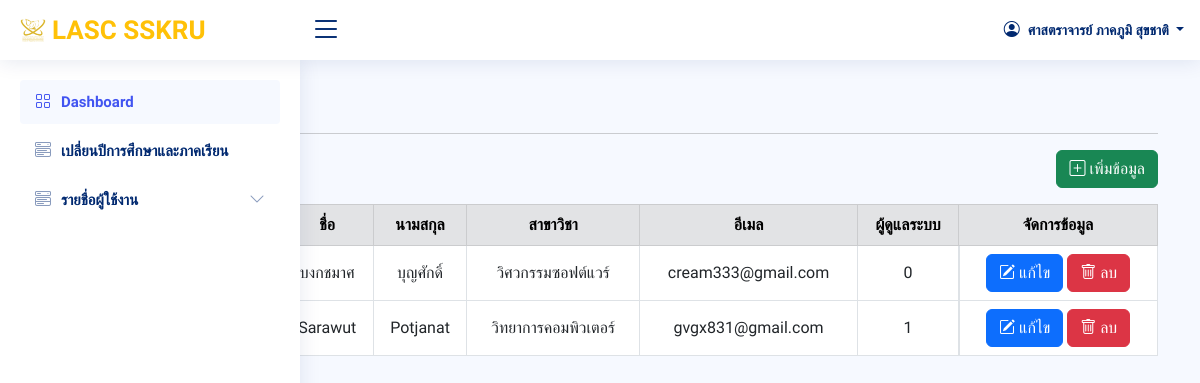
The page /index_admin.php?page=admin/officer (signed in) on the database as committed earlier.
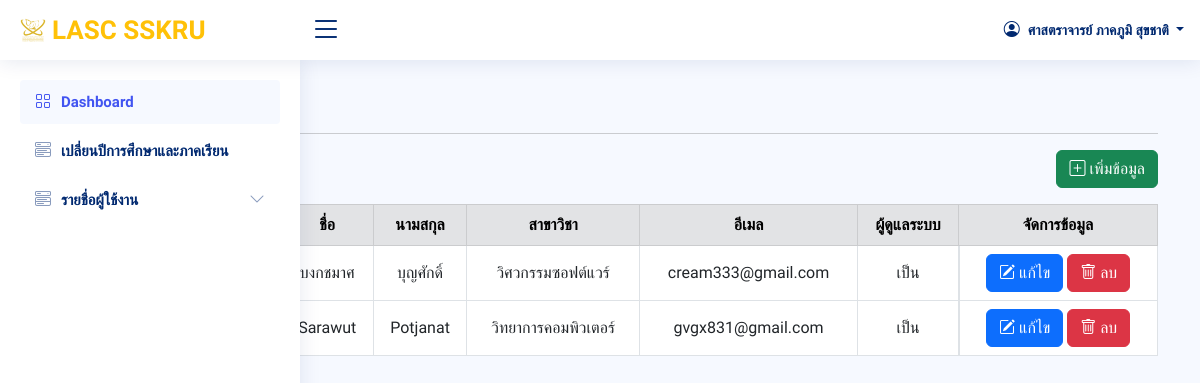
The same page on the database as committed later.
### tables this page shows
CREATE TABLE `users` (
  `userId` int(20) NOT NULL,
  `academic_rank` varchar(50) NOT NULL,
  `nametitle` varchar(50) NOT NULL,
  `firstname` varchar(50) NOT NULL,
  `lastname` varchar(50) NOT NULL,
  `branch` varchar(50) NOT NULL,
  `email` varchar(50) NOT NULL,
  `password` varchar(255) NOT NULL,
  `urole` varchar(50) NOT NULL,
  `isAdmin` varchar(10) NOT NULL,
  `created_at` timestamp NOT NULL DEFAULT current_timestamp()
);

### index_admin.php (the view, shortened to what this page needs)
<?php
  require_once 'config/db.php';
  $userId = $_SESSION['userId'];
  if (isset($_SESSION['userId'])) {
    $stmt = $conn->query("SELECT * FROM users WHERE userId = '$userId'");
    $stmt->execute();
    $row = $stmt->fetch(PDO::FETCH_ASSOC);
  }
?>
<!DOCTYPE html>
<html lang="en">
<head>
  <link href="assets/vendor/bootstrap/css/bootstrap.min.css" rel="stylesheet">
  <link href="assets/vendor/bootstrap-icons/bootstrap-icons.css" rel="stylesheet">
  <link href="assets/vendor/boxicons/css/boxicons.min.css" rel="stylesheet">
  <link href="assets/vendor/quill/quill.snow.css" rel="stylesheet">
  <link href="assets/vendor/quill/quill.bubble.css" rel="stylesheet">
  <link href="assets/vendor/remixicon/remixicon.css" rel="stylesheet">
  <link href="assets/vendor/simple-datatables/style.css" rel="stylesheet">
  <link href="assets/css/style.css" rel="stylesheet">
</head>
<body>
  <header id="header" class="header fixed-top d-flex align-items-center">
    <div class="d-flex align-items-center justify-content-between">
      <a class="logo d-flex align-items-center">
        <img src="assets/img/logo_lasc1.png" alt="โลโก้คณะ">
        <span class="d-none d-lg-block" style="color: #ffc107;">LASC SSKRU</span>
      </a>
      <i class="bi bi-list toggle-sidebar-btn"></i>
    </div>
    <nav class="header-nav ms-auto">
      <ul class="d-flex align-items-center">
        <li class="nav-item dropdown pe-3">
          <a class="nav-link nav-profile d-flex align-items-center pe-0" href="#" data-bs-toggle="dropdown">
          <i class="bi bi-person-circle"></i>
            <span class="d-none d-md-block dropdown-toggle ps-2">
            <?php
                if($row['academic_rank'] == 'ไม่มี'){
                    echo  ' ' . $row['nametitle'] . ' ' .  $row['firstname'] . ' ' . $row['lastname'];
                }elseif($row['academic_rank'] == 'ศาสตราจารย์'){
                    echo $row['academic_rank'] . ' ' .  $row['firstname'] . ' ' . $row['lastname'];
                }elseif(($row['academic_rank'] == 'รองศาสตราจารย์' or $row['academic_rank'] == 'ผู้ช่วยศาสตราจารย์') and $row['nametitle'] == "ดร." ){
                    echo $row['academic_rank'] . ' ' . $row['nametitle'] . ' ' .  $row['firstname'] . ' ' . $row['lastname'];
                }else {
                    echo $row['academic_rank'] . ' ' .  $row['firstname'] . ' ' . $row['lastname'];
                }
            ?>
            </span>
          </a>
        </li>
      </ul>
    </nav>
  </header>
  <aside id="sidebar" class="sidebar">
    <ul class="sidebar-nav" id="sidebar-nav">
      <li class="nav-item">
        <a class="nav-link " href="index_admin.php?page=admin/dashboard">
          <i class="bi bi-grid"></i>
          <span>Dashboard</span>
        </a>
      </li>
      <li class="nav-item">
        <a class="nav-link collapsed" href="index_admin.php?page=admin/change_term_year">
          <i class="bi bi-menu-button-wide"></i>
          <span>เปลี่ยนปีการศึกษาและภาคเรียน</span>
        </a>
      </li>
      <li class="nav-item">
        <a class="nav-link collapsed" data-bs-target="#components-nav1" data-bs-toggle="collapse" href="#">
          <i class="bi bi-menu-button-wide"></i><span>รายชื่อผู้ใช้งาน</span><i class="bi bi-chevron-down ms-auto"></i>
        </a>
      </li>
    </ul>
  </aside>
  <main>
    <br>
    <br>
    <br>
    <?php
    $page = $_GET['page'];
    include $page . ('.php');
    ?>
  </main>
</body>
</html>

### admin/officer.php (shortened to what this page needs)
<?php
    require_once "config/db.php";
?>
<div class="container">
    <div class="pagetitle mt-3">
        <h1>รายชื่อเจ้าหน้าที่</h1>
    </div>
    <hr>
    <div class="d-flex justify-content-end">
        <button class="btn btn-success mb-3" type="button" data-bs-toggle="modal" data-bs-target="#largeModal">
            <div class="icon d-flex">
                <i class="bi bi-plus-square"></i> &nbsp;
                <div class="label">เพิ่มข้อมูล</div>
            </div>
        </button>
    </div>
    <table class="table table-bordered text-center align-middle">
        <thead class="align-middle table-secondary">
            <tr>
                <th scope="col">ตำแหน่ง</th>
                <th scope="col">คำนำหน้า</th>
                <th scope="col">ชื่อ</th>
                <th scope="col">นามสกุล</th>
                <th scope="col">สาขาวิชา</th>
                <th scope="col">อีเมล</th>
                <th scope="col">ผู้ดูแลระบบ</th>
                <th scope="col">จัดการข้อมูล</th>
            </tr>
        </thead>
        <tbody>
            <?php
                $stmt = $conn->query("SELECT * FROM users WHERE urole = 'officer'");
                $stmt->execute();
                $personal = $stmt->fetchAll();
                if (!$personal) {
                    echo "<tr><td colspan='8' class='text-center'>ไม่มีข้อมูล</td></tr>";
                } else {
                    foreach ($personal as $per) {
            ?>
                        <tr>
                            <td style="white-space: nowrap;"><?= $per['academic_rank']; ?></td>
                            <td><?= $per['nametitle']; ?></td>
                            <td><?= $per['firstname']; ?></td>
                            <td><?= $per['lastname']; ?></td>
                            <td><?= $per['branch']; ?></td>
                            <td><?= $per['email']; ?></td>
                            <td><?= $per['isAdmin']; ?></td>
                            <td class="d-flex justify-content-center">
                                <a href="?page=admin/officer&edit=<?= $per['userId']; ?>" class="btn btn-primary">
                                    <div class="icon d-flex">
                                        <i class="bi bi-pencil-square"></i>&nbsp;
                                        <div class="label">แก้ไข</div>
                                    </div>
                                </a>&nbsp;
                                <a onclick="return confirm('ต้องการลบข้อมูลหรือไม่')" href="?page=admin/officer&delete=<?= $per['userId']; ?>" class="btn btn-danger">
                                    <div class="icon d-flex">
                                        <i class="bi bi-trash"></i>&nbsp;
                                        <div class="label">ลบ</div>
                                    </div>
                                </a>
                            </td>
                        </tr>
            <?php } } ?>
        </tbody>
    </table>
</div>

### assets/css/style.css (style rules this page uses)
:root { scroll-behavior: smooth; }
body { font-family: 'Kanit', sans-serif; background: #f6f9ff; color: #444444; }
a { color: #4154f1; text-decoration: none; }
h1, h2, h3, h4, h5, h6 { font-family: 'Kanit', sans-serif; }
.pagetitle { margin-bottom: 10px; }
.pagetitle h1 { font-size: 24px; margin-bottom: 0; font-weight: 600; color: #012970; }
.logo { line-height: 1; }
@media (min-width: 1200px) { .logo { width: 280px; } }
.logo img { max-height: 26px; margin-right: 6px; }
.logo span { font-size: 26px; font-weight: 700; font-family: 'Kanit', sans-serif; }
.header { transition: all 0.5s; z-index: 997; height: 60px; box-shadow: 0px 2px 20px rgba(1, 41, 112, 0.1); background-color: #fff; padding-left: 20px; }
.header .toggle-sidebar-btn { font-size: 32px; padding-left: 10px; cursor: pointer; color: #012970; }
.header-nav ul { list-style: none; }
.header-nav>ul { margin: 0; padding: 0; }
.header-nav .nav-profile { color: #012970; }
.header-nav .nav-profile span { font-size: 14px; font-weight: 600; }
.sidebar { position: fixed; top: 60px; left: 0; bottom: 0; width: 300px; z-index: 996; transition: all 0.3s; padding: 20px; overflow-y: auto; scrollbar-width: thin; scrollbar-color: #aab7cf transparent; box-shadow: 0px 0px 20px rgba(1, 41, 112, 0.1); background-color: #fff; }
.sidebar-nav { padding: 0; margin: 0; list-style: none; }
.sidebar-nav li { padding: 0; margin: 0; list-style: none; }
.sidebar-nav .nav-item { margin-bottom: 5px; }
.sidebar-nav .nav-link { display: flex; align-items: center; font-size: 15px; font-weight: 600; color: #4154f1; transition: 0.3; background: #f6f9ff; padding: 10px 15px; border-radius: 4px; }
.sidebar-nav .nav-link i { font-size: 16px; margin-right: 10px; color: #4154f1; }
.sidebar-nav .nav-link.collapsed { color: #012970; background: #fff; }
.sidebar-nav .nav-link.collapsed i { color: #899bbd; }
.sidebar-nav .nav-link .bi-chevron-down { margin-right: 0; transition: transform 0.2s ease-in-out; }

Rows that differ between the two databases and show on the page:
changed users "บงกชมาศ": isAdmin "0" → "เป็น"
changed users "Sarawut": isAdmin "1" → "เป็น"
